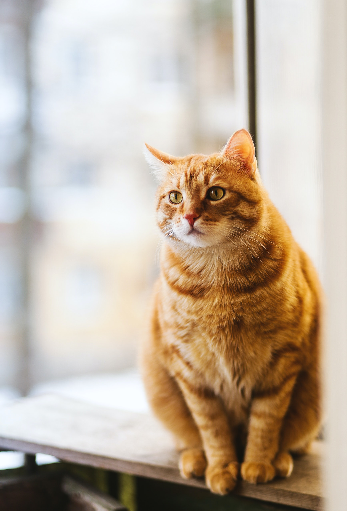
#> input picture Original Input Images/Chapter 3/image.jpg, 347 x 511 px, found by its file name
$ python 'Scharr operator.py'   (older library calls are emulated)
#> lines starting #> are read from the running program, lines starting #| are printed output that depends on the picture; after the words box and inside, x2 and y2 are one past the last pixel; in counts of white or black regions, pixels touching at a corner belong together
import cv2

image = cv2.imread('image.jpg', cv2.IMREAD_GRAYSCALE)
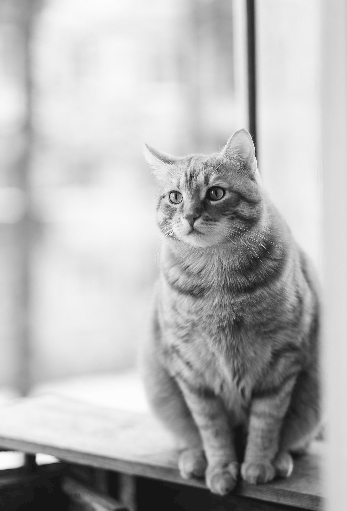
#> image: shape (511, 347); min 0, max 253, mean 181.1

# Compute Scharr X gradient using the cv2.Scharr function
gradient_x = cv2.Scharr(image, cv2.CV_32F, 1, 0)
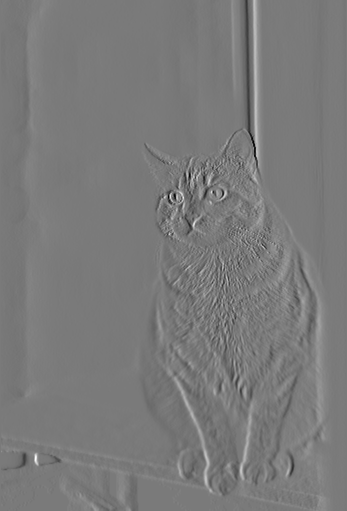
#> gradient_x: shape (511, 347) float32; min -2629, max 2844, mean 1.6; drawn with min black and max white

# Compute Scharr-like Y gradient using the cv2.sobel function
gradient_y = cv2.Sobel(image, cv2.CV_32F, 0, 1, ksize=-1)
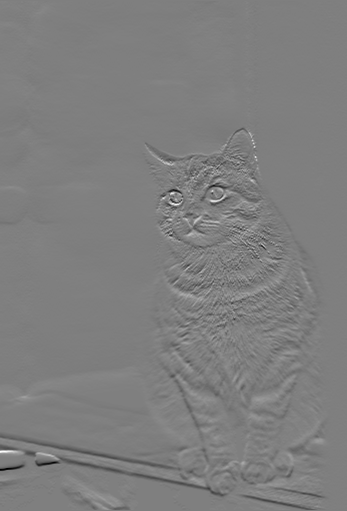
#> gradient_y: shape (511, 347) float32; min -2694, max 2702, mean -10.2; drawn with min black and max white

cv2.imshow("Gradient X", gradient_x)
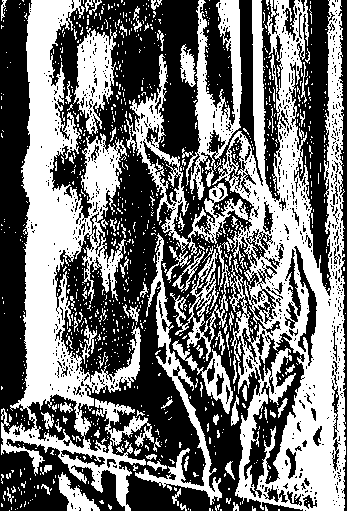
#> window 'Gradient X': shape (511, 347); 45.4% white; 1056 white regions (963 under 20 px), largest, box (x1, y1, x2, y2) and area: (126, 0, 346, 511) 34403, (1, 0, 146, 511) 24153, (182, 0, 242, 200) 4175
cv2.imshow("Gradient Y", gradient_y)
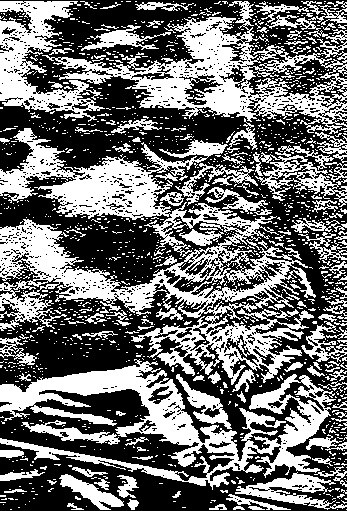
#> window 'Gradient Y': shape (511, 347); 43.7% white; 1440 white regions (1300 under 20 px), largest, box (x1, y1, x2, y2) and area: (0, 128, 316, 385) 24548, (0, 359, 336, 490) 13192, (42, 1, 347, 134) 11630
cv2.waitKey(0)
cv2.destroyAllWindows()
